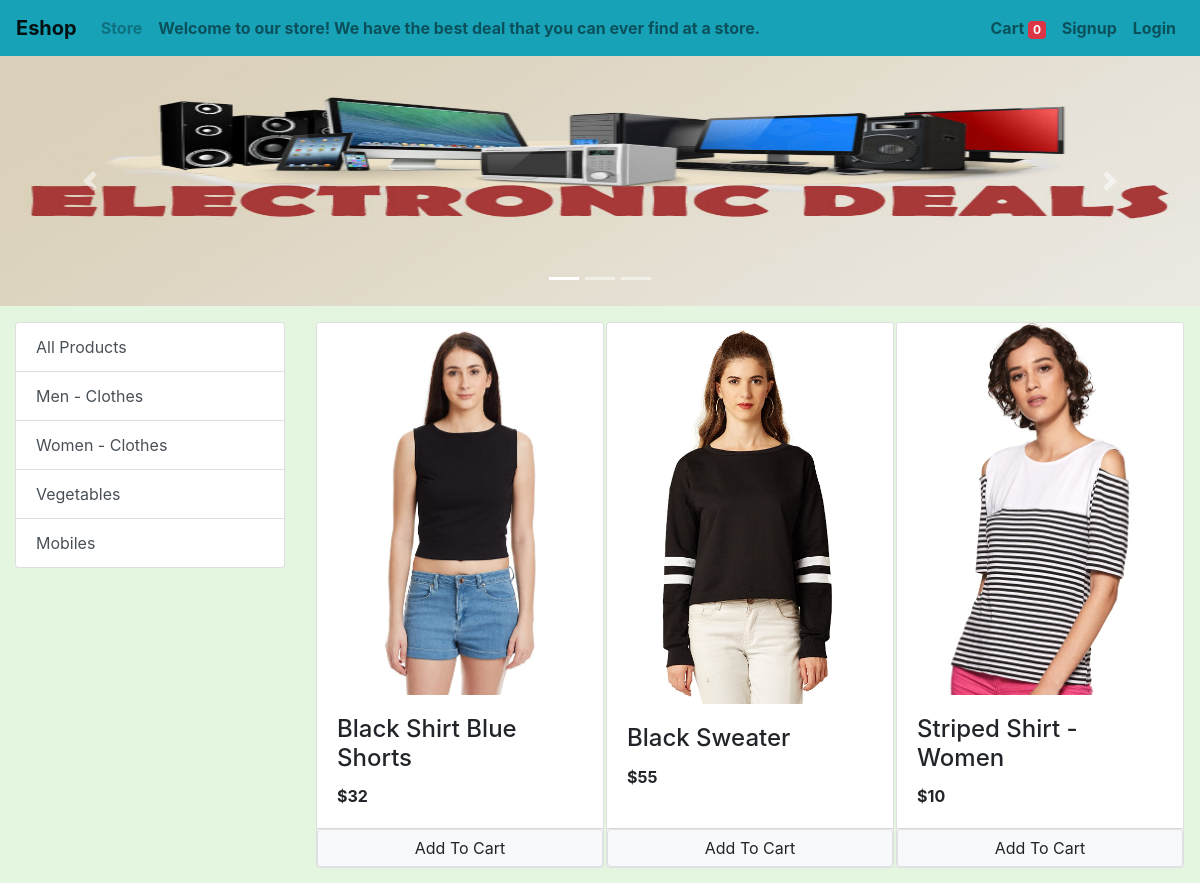
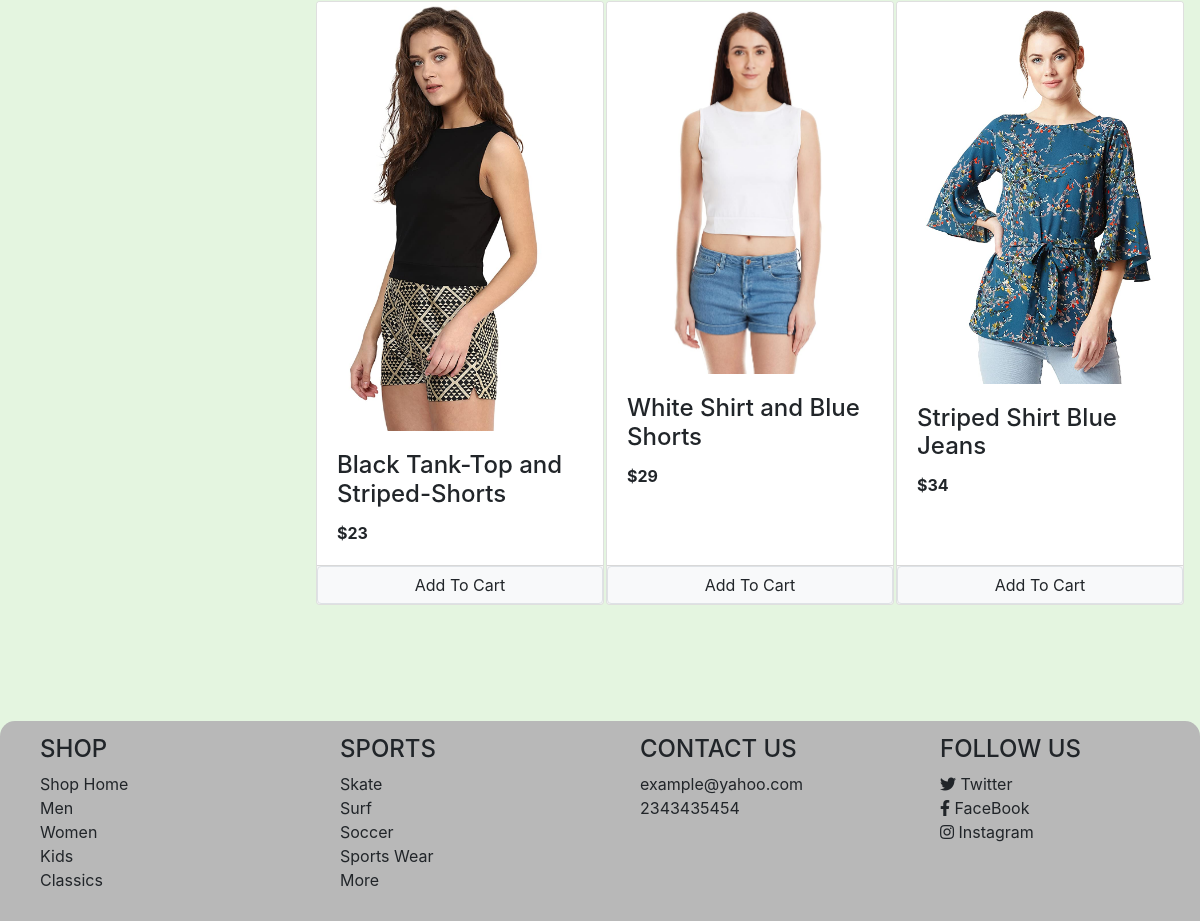
The app's page /?category=2 with its own data (2 pictures, top to bottom).
### store/models/category.py (models this page shows, shortened)
class Category(models.Model):
    name = models.CharField(max_length=20)
    @staticmethod
    def get_all_categories():
        return Category.objects.all()

### store/models/product.py (models this page shows, shortened)
class Product(models.Model):
    name = models.CharField(max_length=50)
    price = models.IntegerField(default=0)
    category = models.ForeignKey(Category, on_delete=models.CASCADE, default=1)
    description = models.CharField(max_length=200, default='', null=True, blank=True)
    image = models.ImageField(upload_to='uploads/products/')
    @staticmethod
    def get_all_products_by_categoryid(category_id):
        if category_id:
            return Product.objects.filter(category = category_id)
        else:
            return Product.get_all_products()

### store/views/home.py (the view, shortened to what this page needs)
# urls.py: path('', Index.as_view(), name='homepage'),
class Index(View):
    def get(self, request):
        cart = request.session.get('cart')
        if not cart:
            request.session['cart'] = {}
        products = None
        category = request.GET.get('category')
        categories = Category.get_all_categories()
        if category:
            products = Product.get_all_products_by_categoryid(category)
        else:
            products = Product.get_all_products()
        data = {}
        data['products'] = products
        data['categories'] = categories
        return render(request, 'index.html', data)

### store/templatetags/cart.py (called while the page is built)
@register.filter(name='is_in_cart')
def is_in_cart(product, cart):
    keys = cart.keys()
    for id in keys:
        if int(id) == product.id:
            return True
    return False

### store/templatetags/custom_filter.py (called while the page is built)
@register.filter(name='currency')
def currency(number):
    return "$" + str(number)

### store/templates/index.html (shortened to what this page needs)
{% extends 'base.html'%}
{% load static %}
{% block content %}
{% load cart %}
{% load custom_filter %}
<div id="carouselExampleIndicators" class="carousel slide" data-ride="carousel" style="height:250px !important">
    <ol class="carousel-indicators">
      <li  data-target="#carouselExampleIndicators" data-slide-to="0" class="active"></li>
      <li  data-target="#carouselExampleIndicators" data-slide-to="1"></li>
      <li  data-target="#carouselExampleIndicators" data-slide-to="2"></li>
    </ol>
    <div class="carousel-inner">
      <div class="carousel-item active">
        <img style="height:250px !important" class="d-block w-100" src="{% static 'images/electronic-deals.jpg'%}" alt="First slide">
      </div>
    </div>
    <a class="carousel-control-prev" href="#carouselExampleIndicators" role="button" data-slide="prev">
      <span class="carousel-control-prev-icon" aria-hidden="true"></span>
    </a>
    <a class="carousel-control-next" href="#carouselExampleIndicators" role="button" data-slide="next">
      <span class="carousel-control-next-icon" aria-hidden="true"></span>
    </a>
  </div>
<div class="container-fluid mt-3">
    <div class="row">
        <div class="col-lg-3">
            <div class="list-group" style="position: sticky;top: 0;">
                <a href="/" class="list-group-item list-group-item-action">All Products</a>
                {% for category in categories%}
                    <a href="/?category={{ category.id }}" class="list-group-item list-group-item-action">{{ category.name }}</a>
                {% endfor %}
            </div>
        </div>
        <div class="col-lg-9">
            <div class="row mx-auto">
                {% for product in products %}
                    <div class="card mx-auto mb-3" id="{{ product.id }}" style="width: 18rem;">
                        <img class="card-img-top" src="{{ product.image.url}}" alt="">
                        <div class="card-body">
                            <h4 class="card-title">{{ product.name }}</h4>
                            <p class="card-text"><b>{{ product.price|currency }}</b></p>
                        </div>
                        <div class="card-footer p-0 no-gutters">
                          {% if product|is_in_cart:request.session.cart %}
                            <div class="row no-gutters" style="display: flex;align-items: center;">
                              <form action="/#{{ product.id }}" method="POST" class="col-2">
                                {% csrf_token %}
                                <input hidden type="text" name="product" value="{{ product.id }}">
                                <input hidden type="text" name="remove" value="True">
                                <input type="submit" value="-" class="btn btn-block btn-secondary">
                              </form>
                              <div class="text-center col">{{ product|cart_quantity:request.session.cart }} in Cart</div>
                              <form action="/#{{ product.id }}" method="POST" class="col-2">
                                {% csrf_token %}
                                <input hidden type="text" name="product" value="{{ product.id }}">
                                <input type="submit" value="+" class="btn btn-block btn-secondary">
                              </form>
                            </div>
                          {% else %}
                          <form action="/#{{ product.id }}" method="POST" class="btn-block">
                            <input type="submit" class="float-right btn btn-light border form-control" value="Add To Cart">
                          </form>
                          {% endif %}
                        </div>
                    </div>
                {% endfor %}
            </div>
        </div>
    </div>
</div>
{% endblock content%}

### store/templates/base.html (style rules this page uses)
html { position: relative; min-height: 100%; }
html, body { margin: 0; padding: 0; }
body { background-color: #E4F5E0 ; }

### records on screen
Category: name "Men - Clothes"
Category: name "Women - Clothes"
Category: name "Vegetables"
Category: name "Mobiles"
Product: image (picture), name "Black Shirt Blue Shorts", price "$32"
Product: image (picture), name "Black Sweater", price "$55"
Product: image (picture), name "Striped Shirt - Women", price "$10"
Product: image (picture), name "Black Tank-Top and Striped-Shorts", price "$23"
Product: image (picture), name "White Shirt and Blue Shorts", price "$29"
Product: image (picture), name "Striped Shirt Blue Jeans", price "$34"

### other values on screen
{{ request.session.cart.keys|length }} "0"
